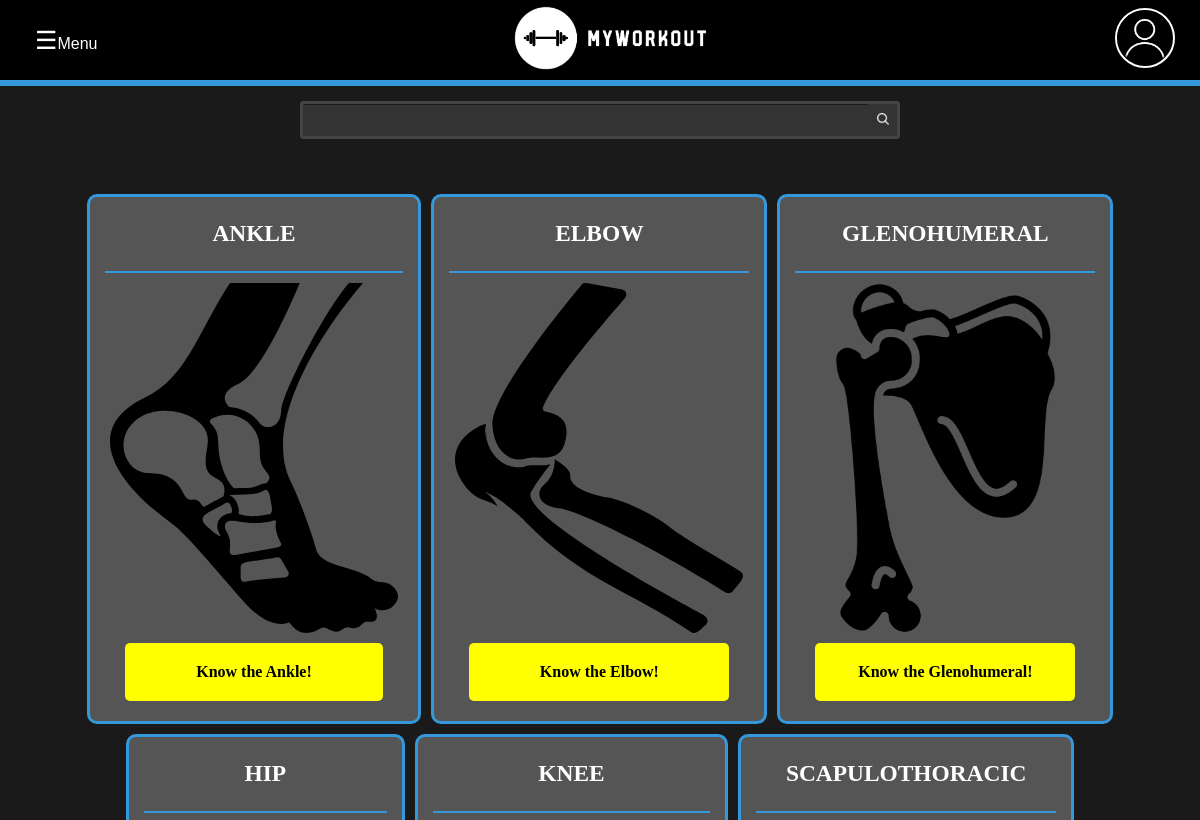
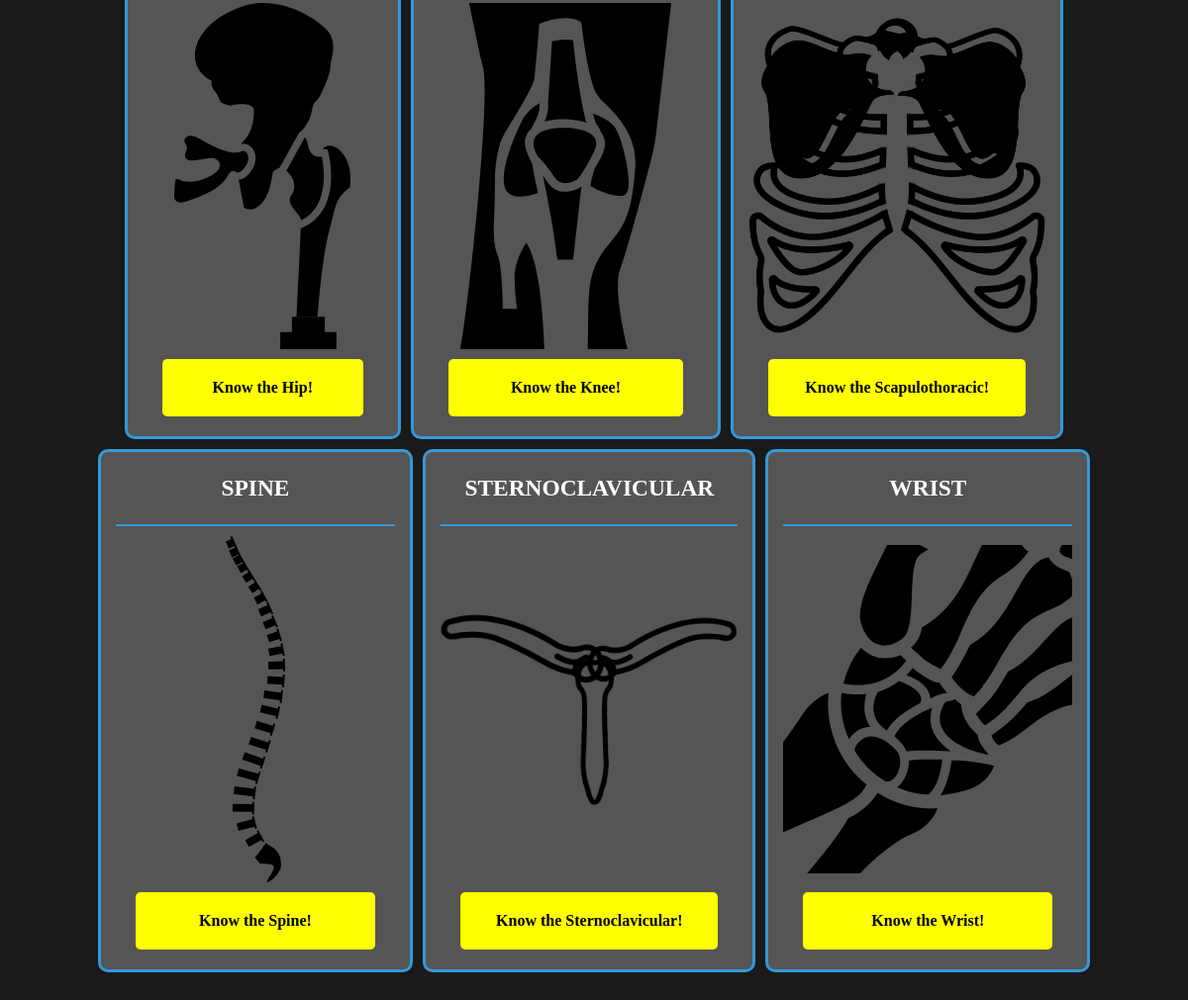
The app's page /workout/joints/ with its own data (2 pictures, top to bottom).
### workout/models.py (models this page shows, shortened)
class Joint(models.Model):
    name = models.CharField("Joint name", max_length=50)
    cover = models.FileField(upload_to="images/joints/%Y/%m/%d/", validators=[
        FileExtensionValidator(['svg'])
    ])
    bones = models.ManyToManyField("Bone")
    allowed_movements = models.ManyToManyField("MovimentType")
    joint_type = models.ManyToManyField("JointType")
    description = models.TextField("Some description of the joint",
                                   blank=True)
    slug = models.CharField(blank=True, max_length=50)
    class Meta:
        ordering = ['name']
    def get_absolute_url(self):
        return reverse('workout:joint', kwargs={"slug": self.slug})

### workout/views.py (the view)
# urls.py: path('joints/', views.joints, name="list-joints"),
def joints(request):
    joints = models.Joint.objects.all()
    return render(request, "workout/list-structures.html",
                  {"items": joints, "is_joint": True})

### templates/workout/list-structures.html (shortened to what this page needs)
{% extends 'base.html' %}
{% block content %}
    <main class="main-content">
        <section class="main-content-cards">
            {% if is_description %}
                <article class="main-content-cards card-opened">
                    <header class="card-title">
                        <h1> {{item.name}} </h1>
                        <h4><em> {{item.scientific_name}} </em></h4>
                    </header>
                    <div class="card-description">
                        <img src="{{item.cover.url}}" alt="" class="card-description-icon">
                        {% if is_bone %}
                            <details class="card-details">
                                <summary>
                                    <b>Associated Muscles:</b>
                                </summary>
                                <ul class="card-details-list">
                                    {% for muscle in item.muscles.all %}
                                        <li>{{muscle.scientific_name}}</li>
                                    {% endfor %}
                                </ul>
                            </details>
                        {% endif %}
                        {% if is_joint %}
                            <details class="card-details">
                                <summary>
                                    <b>Allowed movements:</b>
                                </summary>
                                <ul class="card-details-list">
                                    {% for move in item.allowed_movements.all %}
                                        <li>{{move.type_name}}</li>
                                    {% endfor %}
                                </ul>
                            </details>
                            <details class="card-details">
                                <summary>
                                    <b>Bones:</b>
                                </summary>
                                <ul class="card-details-list">
                                    {% for bone in item.bones.all %}
                                        <li>{{bone.name}}</li>
                                    {% endfor %}
                                </ul>
                            </details>
                            <details class="card-details">
                                <summary>
                                    <b>Joint type:</b>
                                </summary>
                                <ul class="card-details-list">
                                    {% for type in item.joint_type.all %}
                                        <li>{{type.type_name}}</li>
                                    {% endfor %}
                                </ul>
                            </details>
                        {% endif %}
                        {% if is_muscle %}
                            <details class="card-details">
                                <summary>
                                    <b>Actions:</b>
                                </summary>
                                <ul class="card-details-list">
                                    {% if item.origins.all %}
                                        {% for act in item.action.all %}
                                            <li>
                                                {{act.type_name}}:
                                                {% for muscle in item.origins.all %}
                                                    {% if act in muscle.action.all %}
                                                        <em>{{muscle.name}}</em>;
                                                    {% endif %}
                                                {% endfor %}
                                            </li>
                                        {% endfor %}
                                    {% else %}
                                        {% for act in item.action.all %}
                                            <li>{{act.type_name}}</li>
                                        {% endfor %}
                                    {% endif %}
                                </ul>
                            </details>
                            <details class="card-details">
                                <summary>
                                    <b>Origin:</b>
                                </summary>
                                <ul class="card-details-list">
                                    {% if item.origins.all %}
                                        {% for head in item.origins.all %}
                                            {% for bone in head.origin.all %}
                                                <li>
                                                    <em>{{ head.name }}</em> ({{bone.name}})
                                                </li>
                                            {% endfor %}
                                        {% endfor %}
                                    {% else %}
                                        {% for origin in item.origin.all %}
                                            <li>{{origin}}</li>
                                        {% endfor %}
                                    {% endif %}
                                </ul>
                            </details>
                            <details class="card-details">
                                <summary>
                                    <b>Insertion:</b>
                                </summary>
                                <ul class="card-details-list">
                                    {% for insertion in item.insertion.all %}
                                        <li>{{insertion.name}}</li>
                                    {% endfor %}
                                </ul>
                            </details>
                        {% endif %}
                        {% if is_exercise %}
                            <details class="card-details">
                                <summary>
                                    <b>Muscles worked:</b>
                                </summary>
                                <ul class="card-details-list">
                                    {% for muscle in item.muscles.all %}
                                        <li>{{muscle.name}}</li>
                                    {% endfor %}
                                </ul>
                            </details>
                            <details class="card-details">
                                <summary>
                                    <b>Resistance profile:</b>
                                </summary>
                                <ul class="card-details-list">
                                    <li>{{item.get_resistance_profile_display}}</li>
                                </ul>
                            </details>
                            <details class="card-details">
                                <summary>
                                    <b>Equipment:</b>
                                </summary>
                                <ul class="card-details-list">
                                    {% if item.is_dumbell %}
                                        <li>Dumbell</li>
                                    {% elif item.is_barbell %}
                                        <li>Barbell</li>
                                    {% elif item.is_cable %}
                                        <li>Cable</li>
                                    {% elif item.is_machine %}
                                        <li>Machine</li>
                                    {% endif %}
                                </ul>
                            </details>
                            <details class="card-details">
                                <summary>
                                    <b>How to do {{item.name}}:</b>
                                </summary>
                                <ul>
                                    {{item.steps|safe}}
                                </ul>
                            </details>
                        {% endif %}
                            <details class="card-details">
                            <summary>
                                <b>Description:</b>
                            </summary>
                            <ul>
                                <li>
                                    {{item.description|safe}}
                                </li>
                            </ul>
                        </details>
                    </div>
                </article>
            {% else %}
                {% for item in items %}
                    <article class="main-content-cards card">
                        <header class="card-title">
                            <h1> {{item.name}} </h1>
                        </header>
                        <img class="card-icon" src="{{item.cover.url}}" alt="">
                        <a href="{{item.get_absolute_url}}" class="card-cta"><b>Know the {{item.name}}!</b></a>
                    </article>
                {% endfor %}
            {% endif %}
        </section>
    </main>
{% endblock content %}

### static/css/style.css (style rules this page uses)
:root { --cor-fundo: #1a1a1a; --cor-texto: #ffffff; --cor-destaque: #3498db; --cor-sombra: #333333; --cor-fundo-secundario: #2c2c2c; --cor-texto-secundario: #cccccc; --cor-borda: #555555; }
html { height: 100%; }
body { height: 100%; padding: 0; margin: 0; color: white; background-color: #1a1a1a; overflow-y: scroll; }
.main-content { display: flex; width: 90%; margin: 40px auto; justify-content: center; }
.main-content-cards { display: flex; flex-wrap: wrap; gap: 10px; justify-content: center; }
.card { max-width: 300px; background-color: #555555; border-radius: 10px; padding: 0 15px; border: 3px solid var(--cor-destaque); text-align: center; transition: background-color 0.5s ease; }
.card-title { text-transform: uppercase; width: 100%; font-size: min(20px, 25px); height: fit-content; border-bottom: 2px solid #3498db; }
.card-cta { display: block; width: 100%; height: fit-content; text-decoration: none; border-radius: 5px; color: black; background-color: yellow; padding: 20px; margin: auto 20px 20px; transition: transform 0.5s ease; }
.card-icon { max-height: 350px; }

### records on screen
Joint: name "ANKLE", cover (picture), name "Ankle"
Joint: name "ELBOW", cover (picture), name "Elbow"
Joint: name "GLENOHUMERAL", cover (picture), name "Glenohumeral"
Joint: name "HIP", cover (picture), name "Hip"
Joint: name "KNEE", cover (picture), name "Knee"
Joint: name "SCAPULOTHORACIC", cover (picture), name "Scapulothoracic"
Joint: name "SPINE", cover (picture), name "Spine"
Joint: name "STERNOCLAVICULAR", cover (picture), name "Sternoclavicular"
Joint: name "WRIST", cover (picture), name "Wrist"
